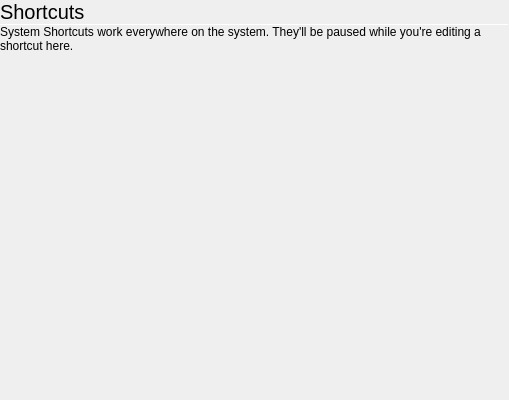
<?xml version="1.0" encoding="UTF-8"?>
<ui version="4.0">
 <class>ShortcutPane</class>
 <widget class="QWidget" name="ShortcutPane">
  <property name="geometry">
   <rect>
    <x>0</x>
    <y>0</y>
    <width>509</width>
    <height>400</height>
   </rect>
  </property>
  <property name="windowTitle">
   <string>Form</string>
  </property>
  <layout class="QVBoxLayout" name="verticalLayout">
   <property name="spacing">
    <number>0</number>
   </property>
   <property name="leftMargin">
    <number>0</number>
   </property>
   <property name="topMargin">
    <number>0</number>
   </property>
   <property name="rightMargin">
    <number>0</number>
   </property>
   <property name="bottomMargin">
    <number>0</number>
   </property>
   <item>
    <widget class="QLabel" name="label">
     <property name="font">
      <font>
       <pointsize>15</pointsize>
      </font>
     </property>
     <property name="text">
      <string>Shortcuts</string>
     </property>
     <property name="margin">
      <number>9</number>
     </property>
    </widget>
   </item>
   <item>
    <widget class="Line" name="line">
     <property name="maximumSize">
      <size>
       <width>16777215</width>
       <height>1</height>
      </size>
     </property>
     <property name="orientation">
      <enum>Qt::Horizontal</enum>
     </property>
    </widget>
   </item>
   <item>
    <widget class="QScrollArea" name="scrollArea">
     <property name="frameShape">
      <enum>QFrame::NoFrame</enum>
     </property>
     <property name="widgetResizable">
      <bool>true</bool>
     </property>
     <widget class="QWidget" name="scrollAreaWidgetContents">
      <property name="geometry">
       <rect>
        <x>0</x>
        <y>0</y>
        <width>509</width>
        <height>357</height>
       </rect>
      </property>
      <layout class="QVBoxLayout" name="verticalLayout_2">
       <property name="spacing">
        <number>0</number>
       </property>
       <property name="leftMargin">
        <number>0</number>
       </property>
       <property name="topMargin">
        <number>0</number>
       </property>
       <property name="rightMargin">
        <number>0</number>
       </property>
       <property name="bottomMargin">
        <number>0</number>
       </property>
       <item>
        <widget class="QLabel" name="label_2">
         <property name="text">
          <string>System Shortcuts work everywhere on the system. They'll be paused while you're editing a shortcut here.</string>
         </property>
         <property name="wordWrap">
          <bool>true</bool>
         </property>
         <property name="margin">
          <number>9</number>
         </property>
        </widget>
       </item>
       <item>
        <layout class="QVBoxLayout" name="shortcutsLayout"/>
       </item>
       <item>
        <spacer name="verticalSpacer">
         <property name="orientation">
          <enum>Qt::Vertical</enum>
         </property>
         <property name="sizeHint" stdset="0">
          <size>
           <width>20</width>
           <height>40</height>
          </size>
         </property>
        </spacer>
       </item>
      </layout>
     </widget>
    </widget>
   </item>
  </layout>
 </widget>
 <resources/>
 <connections/>
</ui>
